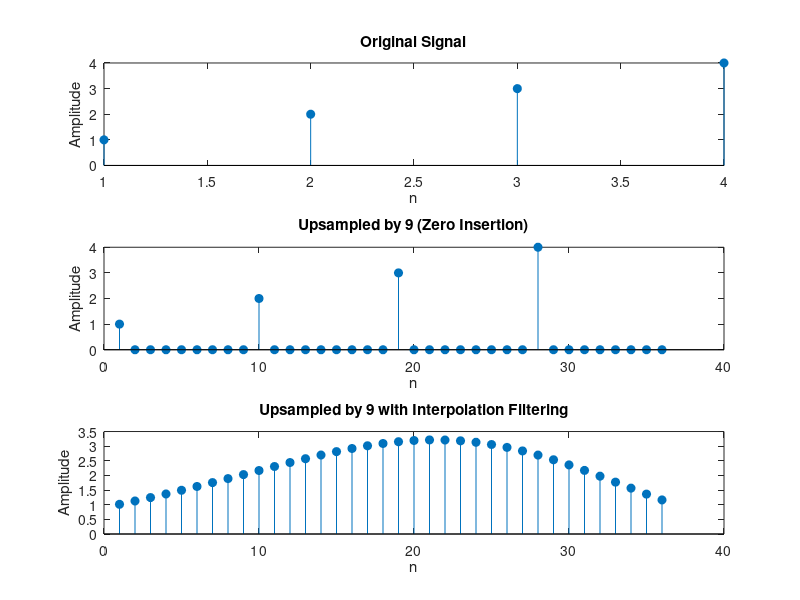

The MATLAB source for this figure:
% MATLAB Upsampling Example
% Author: Senior Programming Expert

% Original discrete-time signal
x = [1 2 3 4];   % Example sequence
L = 9;           % Upsampling factor

% --- Method 1: Basic upsampling (zero insertion) ---
y_basic = upsample(x, L);

% --- Method 2: Upsampling with interpolation filtering ---
% interp() applies zero insertion + lowpass filter to smooth the signal
y_interp = interp(x, L);

% Display results
disp('Original signal:');
disp(x);

disp(['Upsampled by factor ', num2str(L), ' (zero insertion only):']);
disp(y_basic);

disp(['Upsampled by factor ', num2str(L), ' with interpolation filtering:']);
disp(y_interp);

% --- Plot for visualization ---
figure;
subplot(3,1,1);
stem(x, 'filled');
title('Original Signal');
xlabel('n'); ylabel('Amplitude');

subplot(3,1,2);
stem(y_basic, 'filled');
title(['Upsampled by ', num2str(L), ' (Zero Insertion)']);
xlabel('n'); ylabel('Amplitude');

subplot(3,1,3);
stem(y_interp, 'filled');
title(['Upsampled by ', num2str(L), ' with Interpolation Filtering']);
xlabel('n'); ylabel('Amplitude');
